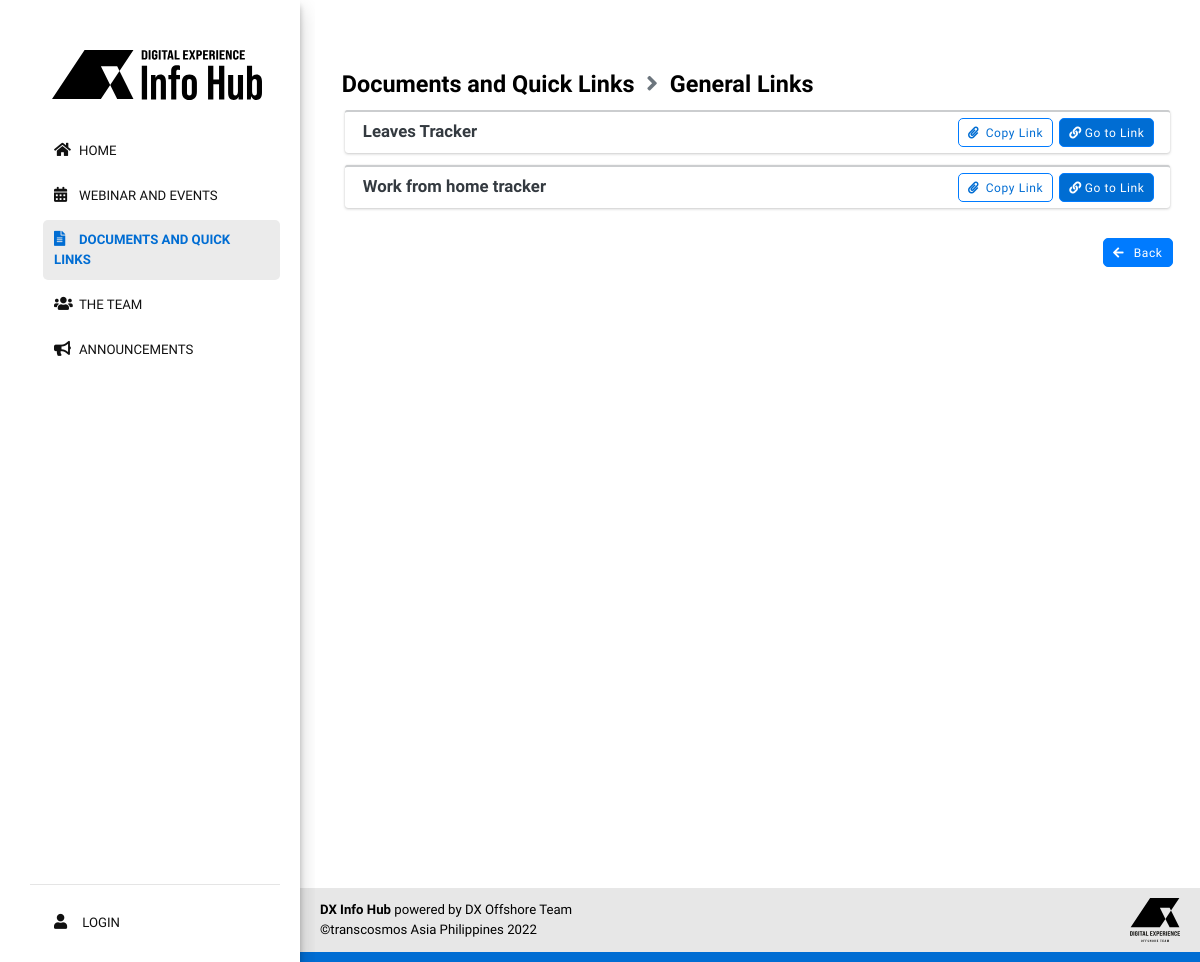
The page /document-files/16 on the database its author committed.
### tables this page shows
CREATE TABLE `documents` (
  `id` int(255) UNSIGNED NOT NULL,
  `user_id` int(255) NOT NULL DEFAULT 0,
  `document_name` varchar(255) NOT NULL DEFAULT '',
  `document_description` varchar(255) NOT NULL DEFAULT '',
  `date_created` varchar(255) NOT NULL DEFAULT '',
  `date_edited` varchar(255) NOT NULL DEFAULT '',
  `document_status` int(1) NOT NULL DEFAULT 0,
  `temp_del` int(1) NOT NULL DEFAULT 0,
  `timestamp` timestamp NOT NULL DEFAULT current_timestamp() ON UPDATE current_timestamp()
);

CREATE TABLE `files` (
  `id` int(255) UNSIGNED NOT NULL,
  `user_id` int(255) NOT NULL DEFAULT 0,
  `document_name` varchar(255) NOT NULL DEFAULT '',
  `document_description` varchar(255) NOT NULL DEFAULT '',
  `document_id` int(10) NOT NULL DEFAULT 0,
  `file_linkname` varchar(255) NOT NULL DEFAULT '',
  `file_link` varchar(255) NOT NULL DEFAULT '',
  `date_created` varchar(255) NOT NULL DEFAULT '',
  `file_status` int(1) NOT NULL DEFAULT 0,
  `temp_del` int(1) NOT NULL DEFAULT 0,
  `timestamp` timestamp NOT NULL DEFAULT current_timestamp() ON UPDATE current_timestamp()
);

### includes/lang/forms.php (called while the page is built, shortened)
<?php
$btn_back = array(
	'Back',
	'バック'
);
?>

### includes/functions.php (called while the page is built, shortened)
<?php
function renderLang($lang_arr) {
	if(isset($lang_arr[$GLOBALS['default_lang_idx']])) {
		if($lang_arr[$GLOBALS['default_lang_idx']] != '') {
			$return = $lang_arr[$GLOBALS['default_lang_idx']];
		} else {
			$return = $lang_arr[0];
		}
	} else {
		$return = $lang_arr[0];
	}
	return $return;
}
?>

### pages/documents/document-files.php (the view, shortened to what this page needs)
<?php
require($_SERVER['DOCUMENT_ROOT'].'/includes/config.php');
 $id = (isset($_GET['id']) ? $_GET['id'] : '');
 $sql = $pdo->prepare("SELECT * FROM documents WHERE id = :document_id LIMIT 1");
 $sql->bindParam(":document_id",$id);
 $sql->execute();
 if($sql->rowCount()) {
     $data = $sql->fetch(PDO::FETCH_ASSOC);
?>
<!DOCTYPE html>
<html lang="en">
    <head>
        <?php require($_SERVER['DOCUMENT_ROOT'].'/includes/common/links.php');  ?>
        <link rel="stylesheet" href="/plugins/toastr/toastr.min.css">
        <link rel="stylesheet" href="/plugins/sweetalert2-theme-bootstrap-4/bootstrap-4.min.css">
        <link href="/assets/css/documents.css" rel="stylesheet" />
    </head>
    <body>
        <div class="container">
            <div class="col-3 col-s-3 menu">
                <?php require($_SERVER['DOCUMENT_ROOT'].'/includes/common/parent-sidebar.php');  ?>
            </div>
            <section class="main-area col-s-9 d-column mb-4">
                <div class="mb-4">
                    <h2 class="mb-3">
                        <span  >Documents and Quick Links <i class="fa fa-angle-right mx-2 text-secondary" aria-hidden="true"></i> <?php  echo $data['document_name']; ?></span>
                    </h2>
                    <ul class="list-inline mb-4">
                        <?php
                            $count = 0;
                            $sql = $pdo->prepare("SELECT * FROM files WHERE document_name = :document_name ORDER BY id DESC");
                            $sql->bindParam(":document_name", $data['document_name']);
                            $sql->execute();
                            if($sql->rowCount() > 0) {
                                while ($data = $sql->fetch(PDO::FETCH_ASSOC)) {
                                    $count++;
                                ?>
                                    <div class="row">
                                        <div class="col-lg">
                                            <div class="card card-secondary mx-1" style="border-top: 2px solid #cbcdcf;">
                                                <div class="card-body py-2">
                                                    <div class="row">
                                                        <div class="col-8"><h5 class="card-title text-dark m-1"><?php  echo $data['file_linkname']; ?></h5></div>
                                                        <div class="col-4">
                                                            <div class="d-flex justify-content-end">
                                                                <button class="btn border-primary bg-none mr-2" style="color:var(--blue);" onClick="copyLink(<?php echo $count ?>)" name="copy<?php echo $count?>" title="Copy this link to access file.">
                                                                    <i class="fas fa-paperclip mr-1" aria-hidden="true"></i> Copy Link
                                                                </button>
                                                                <?php
                                                                    $drive_z_keyword = "Z:\DX";
                                                                    $file_link = $data['file_link'];
                                                                    if(strpos($file_link, $drive_z_keyword) !== false){
                                                                        echo "<div style='display:inline;' title='Drive Z Link'><a href='#' class='btn btn-primary disabled' style='background-color: var(--blue);' ><i class='fa fa-link mr-1' aria-hidden='true'></i>Go to Link</a></div>";
                                                                    } else{
                                                                        echo "<a href='$file_link' target='_blank' class='btn btn-primary' style='background-color: var(--blue);' ><i class='fa fa-link mr-1' aria-hidden='true'></i>Go to Link</a>";
                                                                    }
                                                                ?>
                                                            </div>
                                                        </div>
                                                    </div>
                                                </div>
                                            </div>
                                        </div>
                                    </div>
                          <?php
                                 }
                             }   else {
                                echo '<br><p><strong>No data links available.</strong></p>';
                             }
                        ?>
                    </ul>
                    <div class="text-right">
                        <a href="/o-documents" class="btn btn-primary text-right">
                            <i class="fa fa-arrow-left mr-2"></i>
                            <?php echo renderLang($btn_back); ?>
                        </a>
                    </div>
                </div>
            </section>
            </div>
        <?php require($_SERVER['DOCUMENT_ROOT'].'/includes/common/parent-footer.php');  ?>
        <?php } ?>
    </body>
</html>

### assets/css/common.css (style rules this page uses)
html { font-size: 12px; }
.card-title { font-size: 1.4rem; }

### assets/css/style.css (style rules this page uses)
:root { --blue: #006DD3; --gray: #E7E7E7; --dark-gray: #606060; --white: #fff; --black: #121212; }
body p, a { font-size: 1.1rem; }
.btn { border-radius: 5px; letter-spacing: 0.05rem; }
.btn .fa { margin-right: 10px; }
@media (min-width: 1200px) { .container { max-width: 1300px !important; } }
@media (min-width: 1200px) { .h1, .h2, .h3, .h4, .h5, .h6, h1, h2, h3, h4, h5, h6 { font-weight: bold !important; text-transform: none; } }
@media (min-width: 1200px) { body { font-family: 'Inter Tight', sans-serif; color: var(--black); height: 100%; font-size: 1rem; } }
@media (min-width: 1200px) { * { box-sizing: border-box; } }
@media (min-width: 1200px) { .container { margin: 0 auto; width: 90%; } }
@media (min-width: 1200px) { .container::after { content: ""; clear: both; display: table; } }
@media (min-width: 1200px) { [class*="col-"] { float: left; } }
@media (min-width: 1200px) { h2 { font-size: 1.5rem; font-weight: 600; } }
@media (min-width: 1200px) { .col-3.col-s-3.menu { position: relative; padding: 45px 20px 7px 30px; box-shadow: 0 10px 20px rgba(0,0,0,.19),0 6px 6px rgba(0,0,0,.23); clip-path: inset(0px -15px 0px 0px); min-height: 100%; height: 100vh; left: 0; position: fixed; background-color: var(--white); } }
@media (min-width: 1200px) { .main-area h2 { font-size: 1.95rem; font-weight: 100; margin: 0; color: #000; } }
[class*="col-"] { width: 100%; }
@media only screen and (min-width: 600px) { .col-s-3 { width: 22%; } }
@media only screen and (min-width: 600px) { .col-s-9 { width: 75%; } }
@media only screen and (min-width: 600px) { .main-area { width: 78%; } }
@media only screen and (min-width: 768px) { .col-3 { width: 25%; } }
@media only screen and (min-width: 768px) { .col-4 { width: 33.33%; } }
@media only screen and (min-width: 768px) { .col-8 { width: 66.66%; } }
@media only screen and (min-width: 768px) { .main-area { overflow: hidden;max-width: 78%; } }
@media only screen and (min-width: 768px) { .main-area { float: right; margin-top: 45px; } }

### assets/css/documents.css (style rules this page uses)
section.main-area.col-s-9.d-column.mb-4 { margin: 70px -40px 0; min-height: 100vh; }
ul.list-inline.mb-4 { overflow: hidden; }

### rows shown on the page
documents: document_name "General Links"
files: file_linkname "Leaves Tracker"
files: file_linkname "Work from home tracker"

### other values the page prints
renderLang($btn_back) "Back"
